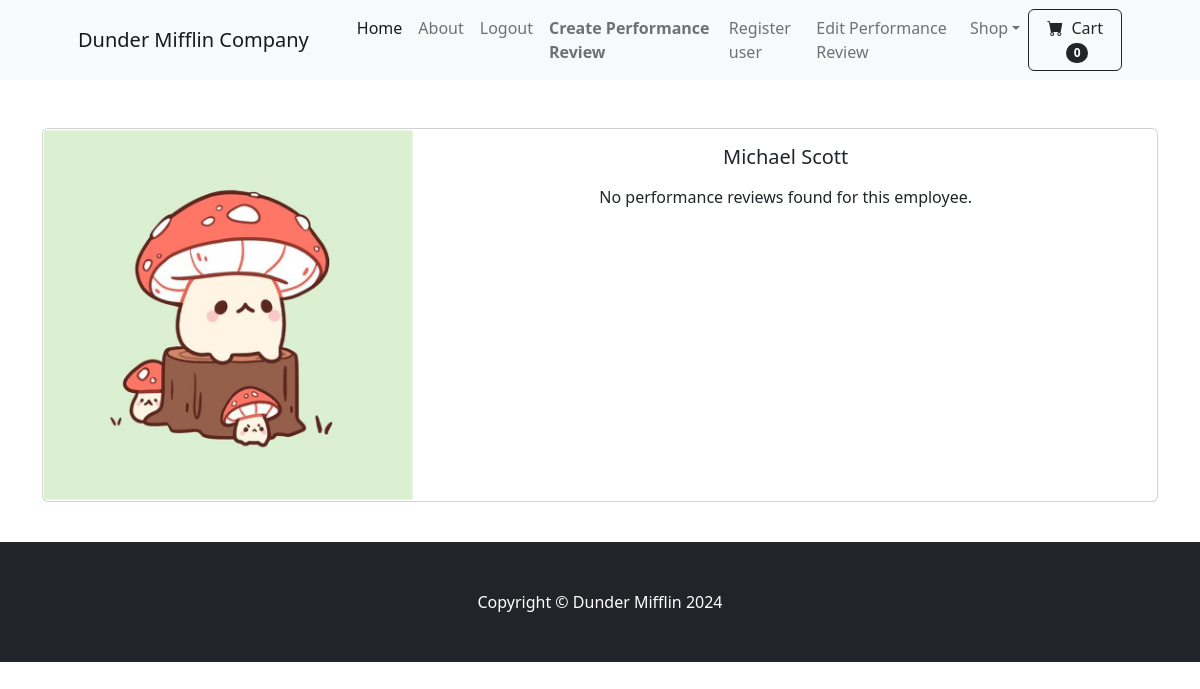
Screenshot of /employee/DM001 (signed in) with the database file from the repository.
### performancereview/models.py (models this page shows, shortened)
class Employee(models.Model):
	first_name = models.CharField(max_length=50)
	last_name = models.CharField(max_length=50)
	employeeID = models.CharField(max_length=30, primary_key=True)
	address = models.CharField(max_length=100, blank=True)
	phone = models.CharField(max_length=10, blank=True)
	email = models.EmailField(max_length=100)
	position = models.CharField(max_length=50)
	image = models.ImageField(upload_to='uploads/employee/', default='')
	password = models.CharField(max_length=100, blank=True, null=True)
	hireDate = models.CharField(max_length=50, blank=True, null=True)

### performancereview/views.py (the view)
# urls.py: path('employee/<str:employeeID>', views.employee, name='employee'),
def employee(request, employeeID):
    try:
        employee = Employee.objects.get(employeeID=employeeID)
        performancereviews = PerformanceReview.objects.filter(employeeID=employee).order_by('-dateOfReview')
        return render(request, 'employee.html', {
            'employee': employee,
            'performancereviews': performancereviews
        })
    except Employee.DoesNotExist:
        messages.error(request, "Employee not found.")
        return redirect('home')

### performancereview/templates/employee.html
{% extends 'base.html' %}
{% block content %}
<div class="container">
    <br><br>
    <div class="card mb-3">
        <div class="row g-0">
            <div class="col-md-4">
                <img src="{{ employee.image.url }}" class="img-fluid rounded-start" alt="...">
            </div>
            <div class="col-md-8">
                <div class="card-body">
                    <center>
                        <h5 class="card-title">{{ employee.first_name }} {{ employee.last_name }}</h5>
                        <p class="card-text">
                            {% for performancereview in performancereviews %}
                                <div class="performance-review">
                                    <div class="card-footer p-4 pt-0 border-top-0 bg-transparent">
                                        <div class="text-center">
                                            <a class="btn btn-outline-dark mt-auto" href="{% url 'performancereviewdisplay' performancereview.id %}">
                                                Performance Review Form ID: {{ performancereview.id }}
                                            </a>
                                        </div>
                                        <small class="text-muted">Created on: {{ performancereview.dateOfReview }}</small>
                                    </div>
                                </div>
                            {% empty %}
                                <p class="card-text">No performance reviews found for this employee.</p>
                            {% endfor %}
                        </p>
                    </center>
                </div>
            </div>
        </div>
    </div>
    <br>
</div>
{% endblock %}

### rows the page displays
Employee: image (picture), first_name "Michael", last_name "Scott"
